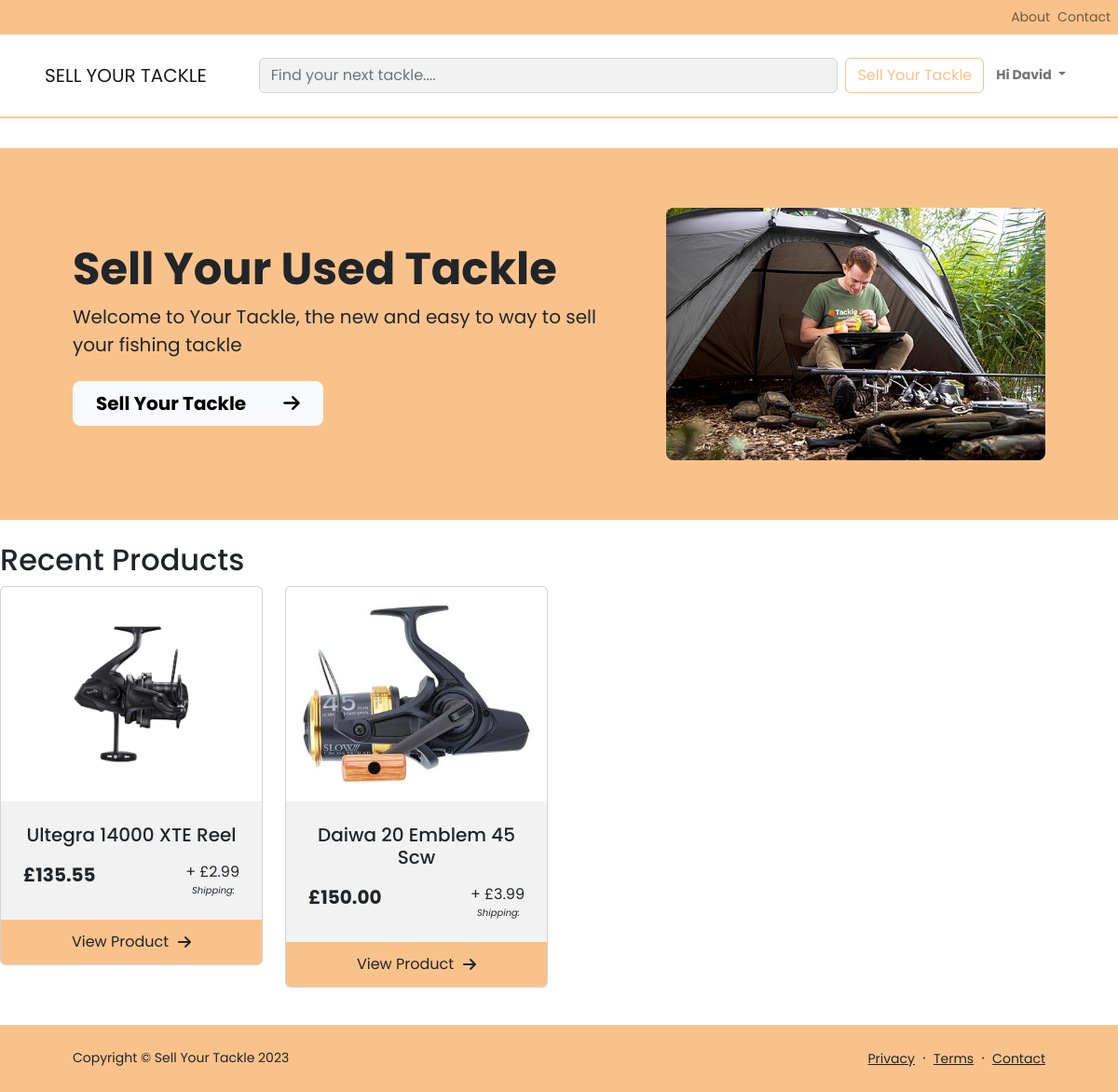
/ (signed in), run on the app's committed database.
### auth_app/models.py (models this page shows, shortened)
class CustomUser(AbstractBaseUser, PermissionsMixin):
    groups = models.ManyToManyField(
        'auth.Group',
        verbose_name=_('groups'),
        blank=True,
        help_text=_(
            'The groups this user belongs to. A user will get all permissions '
            'granted to each of their groups.'
        ),
        related_name="customuser_groups",
        related_query_name="customuser",
    )
    user_permissions = models.ManyToManyField(
        'auth.Permission',
        verbose_name=_('user permissions'),
        blank=True,
        help_text=_('Specific permissions for this user.'),
        related_name="customuser_permissions",
        related_query_name="customuser",
    )
    email = models.EmailField(unique=True)
    username = models.CharField(max_length=150, unique=True)
    first_name = models.CharField(max_length=30, blank=True)
    last_name = models.CharField(max_length=30, blank=True)
    date_joined = models.DateTimeField(auto_now_add=True)
    is_active = models.BooleanField(default=True)
    is_staff = models.BooleanField(default=False)
    objects = CustomUserManager()
    USERNAME_FIELD = 'email'
    REQUIRED_FIELDS = []

### tackle/models.py (models this page shows, shortened)
class ProductImage(models.Model):
    product = models.ForeignKey(Product, related_name="images", on_delete=models.CASCADE)
    image = models.ImageField(upload_to="product-images/")

class Product(models.Model):
    brand = models.ForeignKey(Brand, on_delete=models.CASCADE)
    category = models.ForeignKey(Category, on_delete=models.CASCADE)
    name = models.CharField(max_length=200)
    slug = models.SlugField(max_length=210, unique=True)
    variation1 = models.CharField(max_length=100, blank=True, null=True)
    variation2 = models.CharField(max_length=100, blank=True, null=True)
    condition = models.CharField(max_length=100, choices=Condition.choices)
    description = models.TextField(blank=True, null=True)
    user = models.ForeignKey(settings.AUTH_USER_MODEL, on_delete=models.CASCADE)
    created_at = models.DateTimeField(auto_now_add=True)
    price = models.DecimalField(max_digits=10, decimal_places=2, default=Decimal('0.00'))
    shipping = models.DecimalField(max_digits=10, decimal_places=2, default=Decimal('0.00'))
    financial_status = models.CharField(
        max_length=10,
        choices=FinancialStatus.choices,
        default=FinancialStatus.UNSOLD
    )
    visibility = models.CharField(
        max_length=5,
        choices=ProductVisibility.choices,
        default=ProductVisibility.DRAFT
    )

### tackle/views.py (the view)
# urls.py: path('', HomeView.as_view(), name='home'),
class HomeView(TemplateView):
    template_name = 'index.html'
    def get_context_data(self, **kwargs):
        context = super().get_context_data(**kwargs)
        context['products'] = Product.objects.filter(visibility=ProductVisibility.LIVE)
        return context

### templates/index.html (shortened to what this page needs)
{% extends "base.html" %}
{% block content %}
<header class="header py-3">
    <div class="container px-5">
        <div class="row gx-5 align-items-center justify-content-center">
            <div class="col-lg-8 col-xl-7 col-xxl-6">
                <div class="my-5 text-center text-xl-start">
                    <h1 class="display-5 fw-bolder">Sell Your Used Tackle</h1>
                    <p class="lead fw-normal mb-4">Welcome to Your Tackle, the new and easy to way
                        to sell your fishing
                        tackle</p>
                    <div class="d-grid gap-3 d-sm-flex justify-content-sm-center justify-content-xl-start">
                        <a class="btn btn-light btn-lg px-4 me-sm-3" href="{% url 'list-product' %}"><b>Sell Your
                                Tackle</b><i class="fa-solid fa-arrow-right fa-beat" style="margin-left:40px"></i></a>
                    </div>
                </div>
            </div>
            <div class="col-xl-5 col-xxl-6 d-none d-xl-block text-center"><img class="img-fluid rounded-3 my-5"
                    src="static/media/sell-used-fishing-tackle.jpg" alt="..." /></div>
        </div>
    </div>
</header>
<div class="row mt-4">
    <h2>Recent Products</h2>
    {% for product in products %}
    <div class="col-md-3 mb-4">
        <div class="card d-flex flex-column card-clickable" data-url=" {% url 'product' product.slug %}">
            <div id="product-card-img-container">
                {% for product_image in product.images.all %}
                {% if forloop.first %}
                <img src="{{ product_image.image.url }}" alt="{{ product.name }} image" class="img-fluid card-image"
                    id="product-card-img">
                {% endif %}
                {% endfor %}
            </div>
            <div class="card-body p-4 card-border flex-grow-1">
                <div class="h5 card-title mb-3 text-center">{{ product.name }}</div>
                <div class="row">
                    <div class="col-6 d-flex align-items-start flex-column">
                        <p class="card-text mb-0 card-price">£{{ product.price }}</p>
                    </div>
                    <div class="col-6 d-flex flex-column align-items-end">
                        <p class="card-text mb-0">+ £{{ product.shipping }}</p>
                        <label class="card-shipping"><i>Shipping:</i></label>
                    </div>
                </div>
            </div>
            <a href="{% url 'product' product.slug %}"
                class="card-footer p-4 pt-0 bg-transparent border-top-0 card-border d-flex align-items-center justify-content-center pt-4">
                View Product<i class="fa-solid fa-arrow-right"></i>
            </a>
        </div>
    </div>
    {% endfor %}
</div>
{% endblock %}

### templates/base.html (shortened to what this page needs)
<!DOCTYPE html>
<html lang="en">
<head>
    <link href="https://cdn.jsdelivr.net/npm/bootstrap@5.2.3/dist/css/bootstrap.min.css" rel="stylesheet">
    {% load static %}
    <link href="{% static 'css/style.css' %}" rel="stylesheet">
</head>
<body>
    <div class="container-header">
        <div class="container-main">
            <ul class="navbar-nav d-lg-flex flex-row">
                <li class="nav-item mr-3">
                    <a class="nav-link " href="/about">About</a>
                </li>
                <li class="nav-item">
                    <a class="nav-link" href="/contact">Contact</a>
                </li>
            </ul>
        </div>
    </div>
    <nav class="navbar navbar-expand-lg my-3">
        <div class="container navbar-container px-lg-5 mb-3 d-flex align-items-center justify-content-between">
            <a class="navbar-brand text-center text-lg-left" href="/">SELL YOUR TACKLE</a>
            <form class="d-flex search-bar order-lg-1 my-2 my-lg-0" method="get" action="/search/">
                <input class="form-control me-2" type="search" placeholder="Find your next tackle...." id="search_text"
                    name="search_text" aria-label="Search">
            </form>
            <div class="collapse navbar-collapse order-lg-2" id="navbarSupportedContent">
                <ul class="navbar-nav ms-auto">
                    <li class="nav-item">
                        <a class="btn btn-outline-primary" href="{% url 'list-product' %}">Sell Your Tackle</a>
                    </li>
                    {% if user.is_authenticated %}
                    <li class="nav-item dropdown">
                        <a class="nav-link dropdown-toggle" href="#" id="navbarDropdown" role="button"
                            data-bs-toggle="dropdown" aria-expanded="false">
                            <b>Hi {{ user.first_name }}</b>
                        </a>
                    </li>
                    {% endif %}
                </ul>
            </div>
        </div>
    </nav>
    <main class="my-3">
        <div class="container-main">
            {% block content %}{% endblock %}
        </div>
    </main>
    <footer class="footer py-4 mt-auto">
        <div class="container px-5">
            <div class="row align-items-center justify-content-between flex-column flex-sm-row">
                <div class="col-auto">
                    <div class="small m-0">Copyright &copy; Sell Your Tackle 2023</div>
                </div>
                <div class="col-auto">
                    <a class="link-dark small" href="#!">Privacy</a>
                    <span class="mx-1">&middot;</span>
                    <a class="link-dark small" href="#!">Terms</a>
                    <span class="mx-1">&middot;</span>
                    <a class="link-dark small" href="#!">Contact</a>
                </div>
            </div>
        </div>
    </footer>
    <link rel="stylesheet" href="https://code.jquery.com/ui/1.12.1/themes/smoothness/jquery-ui.css">
    <link href="https://cdn.jsdelivr.net/npm/bootstrap-icons@1.10.0/font/bootstrap-icons.css" rel="stylesheet">
</body>
</html>

### static/css/style.css (style rules this page uses)
body { margin: 0; font-family: 'Poppins', sans-serif; font-size: var(--bs-body-font-size); font-weight: var(--bs-body-font-weight); line-height: var(--bs-body-line-height); color: var(--bs-body-color); text-align: var(--bs-body-text-align); background-color: var(--bs-body-bg); -webkit-text-size-adjust: 100%; -webkit-tap-highlight-color: rgba(0, 0, 0, 0); display: flex; flex-direction: column; min-height: 100vh; }
.container-main { max-width: 1200px; margin: auto; }
li .btn { margin-right: 5px; }
.navbar { border-bottom: 2px solid #fac28b; }
.navbar-collapse { flex-grow: 0; }
.navbar-container { max-width: 1300px; }
.nav-link { font-size: 14px; }
.form-control { background-color: #f2f2f2; }
.footer { background-color: #fac28b; position: relative; }
.search-bar { flex-grow: 1; max-width: 100%; margin-left: 40px; }
.container-header { background-color: #fac28b; }
.container-header .navbar-nav { justify-content: flex-end; }
.container-header li { margin-right: 8px; color: rgba(0, 0, 0, 0.55) }
.btn-outline-primary { color: #fac28b; border-color: #fac28b;; }
.header { background-color: #fac28b; }
@media (prefers-reduced-motion: no-preference) { :root { scroll-behavior: smooth; } }
#product-card-img-container { display: flex; justify-content: center; align-items: center; height: 230px; overflow: hidden; }
#product-card-img { max-height: 100%; max-width: 100%; }
.card-border { background-color: #f2f2f2; }
.card-footer { background-color: #fac28b !important; cursor: pointer; text-decoration: none; color: inherit; height: 20px; }
.fa-arrow-right { margin-left: 10px; }
.card-clickable { cursor: pointer; transition: all 0.3s ease; }
.card-shipping { font-size: 10px; margin-right: 5px; }
.card-price { font-size: 20px; font-weight: bold; }

### data on the page
Product: name "Ultegra 14000 XTE Reel", price "135.55", shipping "2.99"
ProductImage: image (picture)
Product: name "Daiwa 20 Emblem 45 Scw", price "150.00", shipping "3.99"
ProductImage: image (picture)

### other printed values
{{ user.first_name }} "David"
